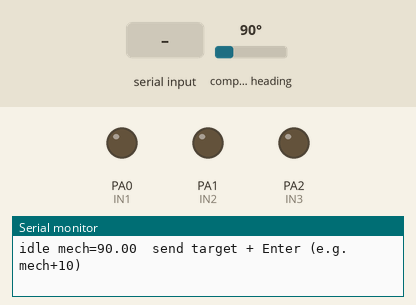
This sketch was run on a simulated STM32 Blue Pill. Parts: output pins drawn as LEDs (lit = HIGH), the last lines printed to the serial monitor. Wiring (inferred from the names in the program): AS5600 angle sensor at I2C address 0x36. The inputs (shaded band) are chosen by the test bench; at power-on: compass heading 90°.

Above: at 1.5 s.
1.6 s: "90,45\n" received over Serial
At 2.7 s:
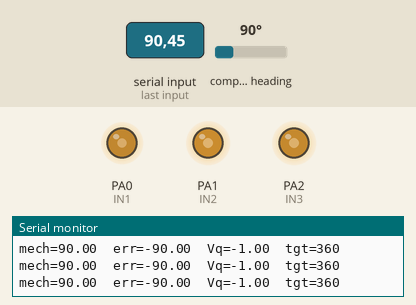
3.1 s: compass heading set to 352°
At 4.3 s:
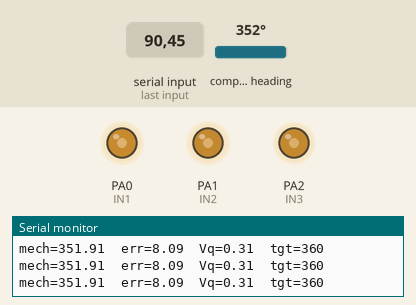
4.6 s: "200\n" received over Serial
At 4.9 s:
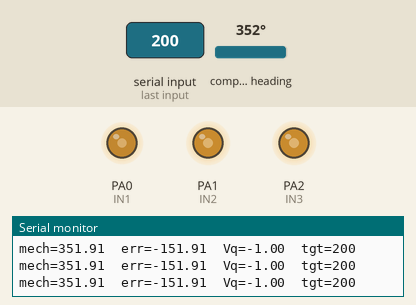
6.1 s: compass heading set to 7°
At 7.3 s:
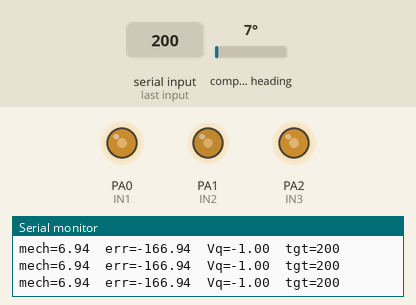
7.6 s: "30,150\n" received over Serial
At 8.5 s:
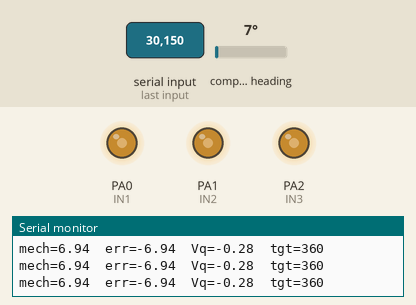
9.1 s: "5\n" received over Serial
At 10.2 s:
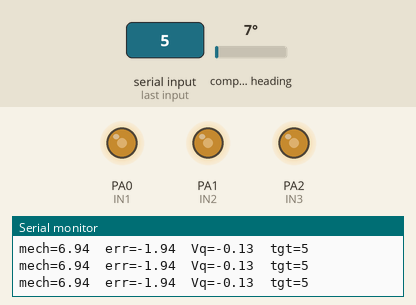
Timing chart, 0 to 11.7 s (numbered marks = the images above; inputs shaded):
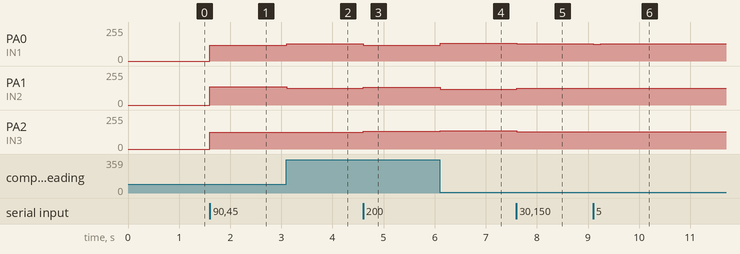

The sketch:

sketch_pos_carrier.ino
```cpp
#include <Wire.h>
#include <math.h>

// 位置环（载板版 / 24V / 新 offset=233.76）
// 上电不动作；串口发 0~360 设目标（有/无换行都可以），电机才开始走
// P + D + I：D 压 stick-slip，I 消死区静态误差；输出饱和时停止积分（anti-windup）

#define DEBUG_RX 1   // 1=回显收到的每个字符，确认 RX 线通不通；调试完改 0

const int IN1 = PA0, IN2 = PA1, IN3 = PA2;
const float UDC    = 24.0f;
const float P      = 7.0f;
// 2026-10-27 重装 + 交换相线后重测：M1=274.38 → OFFSET = M1 - 90/7 = 261.52
// （开环已验证 mech 随 theta 增大，方向为正；+22.27 的自检已扣除 90° 偏置）
const float OFFSET = 261.52f;

float target = 0.0f;
bool  enabled = false;            // 上电不动作，收到串口目标才开始

// 2026-10-27 装配后重调：旧增益（0.06/0.20）会大幅过冲震荡，
// 先纯 P 低增益验证方向/稳定性，再加 D、加 I
// 装配后的轴有明显静摩擦：I 太大会形成 stick-slip 极限环（±10° 慢摆）
// 2026-10-27 试小 I：KI=0.0005 + 限幅 0.06V，刚够顶静摩擦
const float KP = 0.03f;
const float KD = 0.05f;
const float KI = 0.0008f;         // I 扫描：0.0008 + 0.072V（低摩擦角不再极限环）
const float VQ_LIMIT  = 1.0f;     // 保守限幅
const float INT_LIMIT = 90.0f;    // ×KI = 0.072V

float integral = 0.0f;
float last_error = 0.0f;
bool first_run = true;
int read_fail = 0;

// 安全停：三相全低 = 下桥全开 = 刹车
void brake() {
  digitalWrite(IN1, LOW);
  digitalWrite(IN2, LOW);
  digitalWrite(IN3, LOW);
}

float readMech() {
  Wire.beginTransmission(0x36);
  Wire.write(0x0C);
  if (Wire.endTransmission() != 0) return -1.0f;
  if (Wire.requestFrom(0x36, 2) != 2) return -1.0f;
  int high = Wire.read();
  int low  = Wire.read();
  int raw = ((high & 0x0F) << 8) | low;
  return raw * 360.0f / 4096.0f;
}

void applyVoltage(float Vq, float elec) {
  float valpha = -Vq * sinf(elec);
  float vbeta  =  Vq * cosf(elec);

  float ua = valpha;
  float ub = -0.5f * valpha + 0.8660254f * vbeta;
  float uc = -0.5f * valpha - 0.8660254f * vbeta;

  float mid = 0.5f * (fminf(ua, fminf(ub, uc)) + fmaxf(ua, fmaxf(ub, uc)));
  float da = (ua - mid) / UDC + 0.5f;
  float db = (ub - mid) / UDC + 0.5f;
  float dc = (uc - mid) / UDC + 0.5f;

  da = constrain(da, 0.0f, 1.0f);
  db = constrain(db, 0.0f, 1.0f);
  dc = constrain(dc, 0.0f, 1.0f);

  analogWrite(IN1, (int)(da * 255.0f));
  analogWrite(IN2, (int)(db * 255.0f));
  analogWrite(IN3, (int)(dc * 255.0f));
}

void setup() {
  Serial.begin(115200);
  Wire.begin();
  Wire.setClock(100000);
  pinMode(IN1, OUTPUT); pinMode(IN2, OUTPUT); pinMode(IN3, OUTPUT);
  analogWriteFrequency(20000);
  delay(300);
  Serial.println("Pos loop P+D+I. idle: send a target (0~360) + Enter");
}

void loop() {
  // ① 串口设目标（兼容没有行尾：300ms 内没有新字符就自动提交）
  static float input_val = 0;
  static bool  input_has = false;
  static unsigned long last_rx_ms = 0;
  bool commit = false;

  while (Serial.available()) {
    char c = Serial.read();
    last_rx_ms = millis();
#if DEBUG_RX
    Serial.print("[rx:");
    Serial.write(c);
    Serial.println("]");
#endif
    if (c >= '0' && c <= '9') {
      input_val = input_val * 10 + (c - '0');
      input_has = true;
    } else {
      commit = true;
    }
  }

  if (input_has && (commit || millis() - last_rx_ms > 300)) {
    if (input_val > 360) input_val = 360;
    target = input_val;
    enabled = true;
    integral = 0.0f;
    first_run = true;          // 下一个循环重新记录 last_error，避免 D 踢
    Serial.print("target -> "); Serial.println(target, 0);
    input_val = 0;
    input_has = false;
  }

  // ② 读角度：连续 3 次失败就刹车并退出控制，不能保留上一次 PWM
  float mech = readMech();
  if (mech < 0.0f) {
    if (++read_fail >= 3) {
      brake();
      enabled = false;
      Serial.println("AS5600 READ FAIL -> brake, send target to retry");
    }
    delay(5);
    return;
  }
  read_fail = 0;

  // 没收到目标：刹车，只报当前角度
  if (!enabled) {
    brake();
    static unsigned long t_idle = 0;
    if (millis() - t_idle >= 500) {
      t_idle = millis();
      Serial.print("idle mech="); Serial.print(mech, 2);
      Serial.println("  send target + Enter (e.g. mech+10)");
    }
    delay(20);
    return;
  }

  // ③ 位置 P+D+I（误差取最短角，跨 0/360 不会绕远路）
  float error = target - mech;
  if (error >  180.0f) error -= 360.0f;
  if (error < -180.0f) error += 360.0f;
  if (first_run) { last_error = error; first_run = false; }
  float derror = error - last_error;
  last_error = error;

  // Anti-windup：输出未饱和 + 误差不大时才积分
  // - |error|>10° 不积分：大步进/大摆动时不攒偏置
  // - 输出饱和不积分
  // - INT_LIMIT=100（×0.002=0.2V），够顶静摩擦，但不会推着电机大幅摆
  float Vq = KP * error + KD * derror + KI * integral;
  if (fabsf(Vq) < VQ_LIMIT && fabsf(error) < 10.0f) {
    integral += error;
    integral = constrain(integral, -INT_LIMIT, INT_LIMIT);
    Vq = KP * error + KD * derror + KI * integral;
  }
  Vq = constrain(Vq, -VQ_LIMIT, VQ_LIMIT);

  // ④ 电角度 + 输出电压
  float elec = (mech - OFFSET) * P * 0.0174533f;
  applyVoltage(Vq, elec);

  // ⑤ 每 100ms 打印
  static int cnt = 0;
  if (++cnt >= 20) {
    cnt = 0;
    Serial.print("mech="); Serial.print(mech, 2);
    Serial.print("  err="); Serial.print(error, 2);
    Serial.print("  Vq="); Serial.print(Vq, 2);
    Serial.print("  tgt="); Serial.println(target, 0);
  }

  delay(5);
}
```

Measured:
- after the input at 1.6 s, PA0 (IN1): 0/255 → 118/255 at once; PA1 (IN2): 0/255 → 136/255 at once; PA2 (IN3): 0/255 → 127/255 at once
- after the input at 3.1 s, PA0 (IN1): 118/255 → 130/255 at once; PA1 (IN2): 136/255 → 125/255 at once; PA2 (IN3): 127/255 → 124/255 at once
- after the input at 4.6 s, PA0 (IN1): 130/255 → 119/255 at once; PA1 (IN2): 125/255 → 134/255 at once; PA2 (IN3): 124/255 → 135/255 at once
- after the input at 6.1 s, PA0 (IN1): 119/255 → 132/255 at once; PA1 (IN2): 134/255 → 118/255 at once; PA2 (IN3): 135/255 → 136/255 at once
- after the input at 7.6 s, PA0 (IN1): 132/255 → 128/255 at once; PA1 (IN2): 118/255 → 125/255 at once; PA2 (IN3): 136/255 → 129/255 at once
- after the input at 9.1 s, PA0 (IN1): 128/255 → 127/255 at once, → 128/255 0.15 s later; PA1 (IN2): 125/255 → 126/255 at once; PA2 (IN3): 129/255 → 128/255 at once
